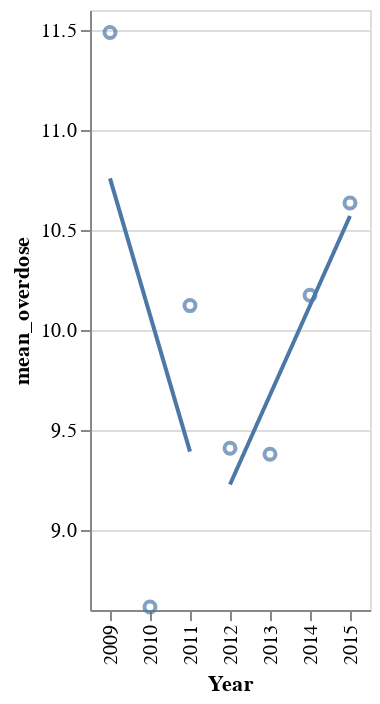

Write notebook code for a chart like this one.
### Code cell
# saved original code for plotting
wa_deaths.groupby("Year")["overdose_per_100k"].agg([np.mean, np.std])

wa_deaths_b4 = wa_deaths[wa_deaths["Year"] < 2012]
wa_deaths_after = wa_deaths[wa_deaths["Year"] >= 2012]

source_data = wa_deaths_b4

plot_wa_b4 = alt.Chart(source_data).mark_point().encode(
    y=alt.Y("mean_overdose:Q", scale=alt.Scale(zero=False)),
    x=alt.X("Year:O", scale=alt.Scale(zero=False))
).transform_aggregate(
    mean_overdose='mean(overdose_per_100k)',
    groupby=["Year"]
)

plot_wa_b4

fit_wa_b4 = plot_wa_b4.transform_regression('Year', 'mean_overdose',method="linear"
).mark_line()

fit_wa_b4

source_data = wa_deaths_after

plot_wa_after = alt.Chart(source_data).mark_point().encode(
    y=alt.Y("mean_overdose:Q", scale=alt.Scale(zero=False)),
    x=alt.X("Year:O", scale=alt.Scale(zero=False))
).transform_aggregate(
    mean_overdose='mean(overdose_per_100k)',
    groupby=["Year"]
)

plot_wa_after

fit_wa_after = plot_wa_after.transform_regression('Year', 'mean_overdose',method="linear"
).mark_line()

fit_wa_after

plot_wa_b4 + fit_wa_b4 + plot_wa_after + fit_wa_after
